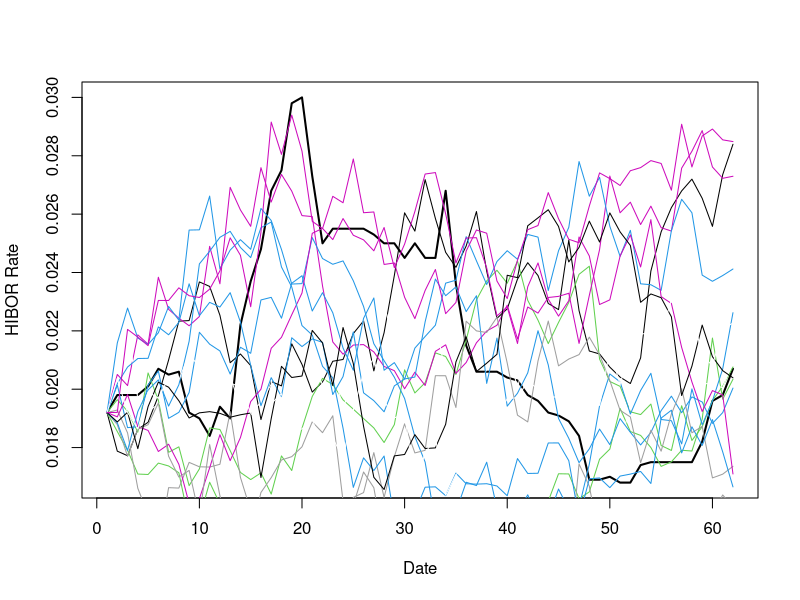

Reproduce this figure in R.
# DRAFT MODEL
# The following code demonstrate the clibration of parameters of Vasicek model (One factor short rate model)
# HIBOR data from HSB
setwd('C:\\Users\\user\\Documents\\Programming\\Note on R\\Vasicek Model_Calibration')
interest.rate.data <- read.csv('hibor.csv')
head(interest.rate.data, 10) # Show data
sapply(interest.rate.data, class) # Check data types

interest.rate.data$Date <- as.Date(unlist(interest.rate.data$Date), '%d/%m/%Y')

# Ordinary Least Square (OLS) Estimation
# Vasicek model SDE can be discretized as an AR(1) Process in finite time
row.count <- nrow(interest.rate.data)
interest.rate.data$HIBOR.lag <- c(NA, interest.rate.data$HIBOR[1:row.count - 1])

reg.lm <- lm(HIBOR ~ HIBOR.lag, data = interest.rate.data)
summary(reg.lm) # Show regression output

a <- reg.lm$coefficients[2]
b <- reg.lm$coefficients[1]
res.var <- var(reg.lm$residuals)
dt <- 1/252

# SDE Parameters calibrated by OLS
mu <- b/(1 - a)
lambda <- (1 - a)/dt
sigma <- sqrt(res.var/dt)

cat('Estimated mu: ', mu, '\n')
cat('Estimated lambda: ', lambda, '\n')
cat('Estimated sigma: ', sigma, '\n')

plot(interest.rate.data$HIBOR,
     type = 'l', lwd = 2,
     ylab = 'HIBOR Rate',
     xlab = 'Date')

# Simulation
trial <- row.count # Length of paths to be simulated
sim.count <- 15 # Number of paths to be simulated

for (j in 1:sim.count){
  r <- rep(0, trial)
  r[1] <- interest.rate.data$HIBOR[1]

  for (i in 2:trial) {
    # Ornstein-Uhlenbeck process SDE
    dr <- lambda*(mu - r[i - 1])*dt + sigma*sqrt(dt)*rnorm(1)
    r[i] <- r[i-1] + dr
  }
  lines(r, type = 'l', col = runif(1, 0, 20))
}





